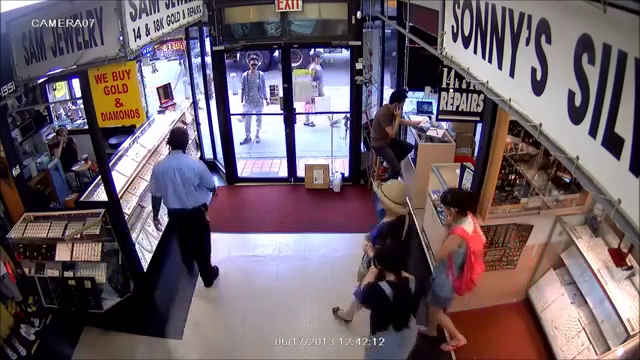
#> input picture frame 245 of videos/demo.mp4, 640 x 360 px
$ python peoplecounter.py   (older library calls are emulated)
#> lines starting #> are read from the running program, lines starting #| are printed output that depends on the picture
import numpy as np
import math
import csv
import cv2
import time
cap = cv2.VideoCapture('C:/openCVcode/videos/demo.mp4')
frame_now = cap.read()[1]
#> frame_now is the input picture: shape (360, 640, 3); mean B, G, R 102.5, 93.4, 107.7
print(frame_now.shape)
#| (360, 640, 3)
f=open('peoplecounter.csv','wt')
writer=csv.writer(f)
#fgbg = cv2.BackgroundSubtractorMOG2(history=20, varThreshold=30, bShadowDetection= True)
#fgbg = cv2.BackgroundSubtractorMOG2(history=20, varThreshold=30)
fgbg = cv2.bgsegm.createBackgroundSubtractorGMG()

def line1(x,y):
    return y - 80

def line2(x,y):
    return y - 160


crossedAbove = 0
crossedBelow = 0
points = set()
pointFromAbove = set()
pointFromBelow = set()

#fourcc = cv2.cv.CV_FOURCC(*'XVID')
#out = cv2.VideoWriter('pedestrianOutput.avi',fourcc, 25.0, (1920,1080))
font = cv2.FONT_HERSHEY_SIMPLEX
fo=cv2.FONT_HERSHEY_PLAIN
while(1):
    pointInMiddle = set()
    prev = points
    points = set()
    ret, frame = cap.read()
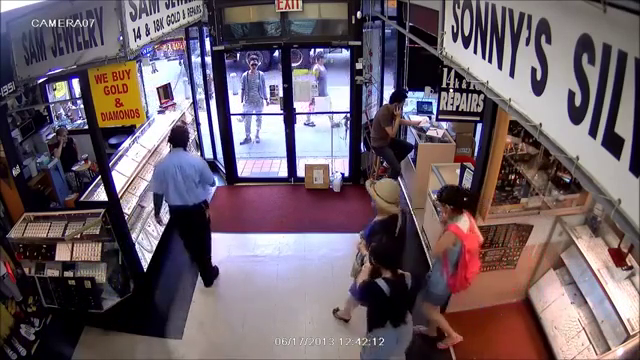
#> input picture frame 246 of videos/demo.mp4, 640 x 360 px
#> frame is the input picture: shape (360, 640, 3); mean B, G, R 102.3, 93.2, 107.7
    fgmask = frame
    #fgmask = cv2.blur(frame, (10,10))
    fgmask = fgbg.apply(fgmask)
#> fgmask: shape (360, 640); every value is 0
    fgmask = cv2.medianBlur(fgmask, 7)
    oldFgmask = fgmask.copy()
    contours,image = cv2.findContours(fgmask, cv2.RETR_EXTERNAL,1)
#> contours = []; image = None


    for contour in contours:
        x,y,w,h = cv2.boundingRect(contour)
        if w>40 and h>90:
            cv2.rectangle(frame,(x,y),(x+w,y+h),(0,255,0),2)
            point = (int(x+w/2.0), int(y+h/2.0))
            points.add(point)
#> this loop made 0 passes
#> after the loop, points = 0 items
    for point in points:
        (xnew, ynew) = point
        if line1(xnew, ynew) > 0 and line2(xnew, ynew) < 0:
            pointInMiddle.add(point)
        for prevPoint in prev:
            (xold, yold) = prevPoint
            dist = cv2.sqrt((xnew-xold)*(xnew-xold)+(ynew-yold)*(ynew-yold))
            if dist[0] <= 120:
                if line1(xnew, ynew) >= 0 and line2(xnew, ynew) <= 0:
                    if line1(xold, yold) < 0: # Point entered from line above
                        pointFromAbove.add(point)
                    elif line2(xold, yold) > 0: # Point entered from line below
                        pointFromBelow.add(point)
                    else:   # Point was inside the block
                        if prevPoint in pointFromBelow:
                            pointFromBelow.remove(prevPoint)
                            pointFromBelow.add(point)

                        elif prevPoint in pointFromAbove:
                            pointFromAbove.remove(prevPoint)
                            pointFromAbove.add(point)

                if line1(xnew, ynew) < 0 and prevPoint in pointFromBelow: # Point is above the line
                    print('One Crossed Above')
                    print(point)
                    crossedAbove += 1
                    localtime = time.asctime(time.localtime(time.time()))
                    writer.writerow(('People Going Out = '+str(crossedAbove),'People Going Down = '+str(crossedBelow),localtime))
                    pointFromBelow.remove(prevPoint)

                if line2(xnew, ynew) > 0 and prevPoint in pointFromAbove: # Point is below the line
                    print('One Crossed Below')
                    print(point)
                    crossedBelow += 1
                    localtime = time.asctime(time.localtime(time.time()))
                    writer.writerow(('People Going Out = ' + str(crossedAbove), 'People Going Down = ' + str(crossedBelow),localtime))
                    pointFromAbove.remove(prevPoint)
#> after the loop, crossedAbove = 0; crossedBelow = 0; pointFromAbove = 0 items; pointFromBelow = 0 items; pointInMiddle = 0 items


    for point in points:
        if point in pointFromBelow:
            cv2.circle(frame, point, 3, (255,0,255),6)
        elif point in pointFromAbove:
            cv2.circle(frame, point, 3, (0,255,255),6)
        else:
            cv2.circle(frame, point, 3, (0,0,255),6)
    #cv2.line(frame, (0,300), (1920,300), (255, 0, 0), 4)
    #cv2.line(frame, (0,500), (1920,500), (255, 0, 0), 4)
    cv2.line(frame, (0, 80), (352, 80), (255, 0, 0), 4)
    cv2.line(frame, (0, 160), (352, 160), (255, 0, 0), 4)

    print(crossedAbove,crossedBelow)
#| 0 0
    #cv2.putText(frame,'People Going Out = '+str(crossedAbove),(20,50), fo, 1,(255,255,255),1)
    #cv2.putText(frame,'People Coming In = '+str(crossedBelow),(20,100), fo, 1,(255,255,255),1)
    cv2.putText(frame,'People Going Out = '+str(6),(20,50), fo, 1,(255,255,255),1)
    cv2.putText(frame,'People Coming In = '+str(9),(20,100), fo, 1,(255,255,255),1)
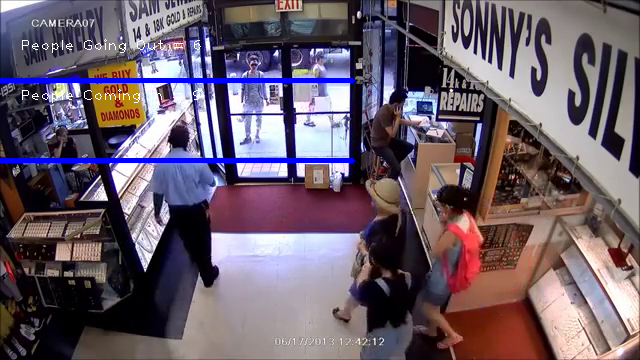
#> frame: shape (360, 640, 3); mean B, G, R 104.3, 91.7, 106
    cv2.imshow('a',oldFgmask)
    cv2.imshow('frame',frame)
    #out.write(frame)
    l = cv2.waitKey(1) & 0xff
#> (key Esc is pressed here)
    if l == 27:
        break
cap.release()
cv2.destroyAllWindows()

$ run again, starting later in the video
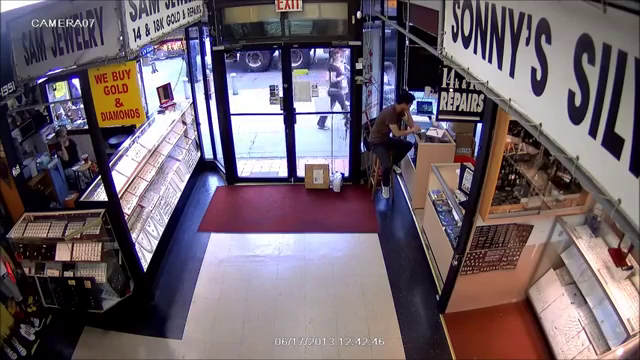
#> input picture frame 1102 of videos/demo.mp4, 640 x 360 px
#> frame_now is the input picture: shape (360, 640, 3); mean B, G, R 106.3, 97.2, 109.9
#| (360, 640, 3)
#> fgmask: shape (360, 640); every value is 0
#> contours = []; image = None
#> after the loop `for contour in contours:`: points = 0 items
#> after the loop `for point in points:`: crossedAbove = 0; pointFromAbove = 0 items
#| 0 0
#> `cv2.putText(frame,'People Coming In = '+str(9),(20,100), fo, 1,(255,25..`:
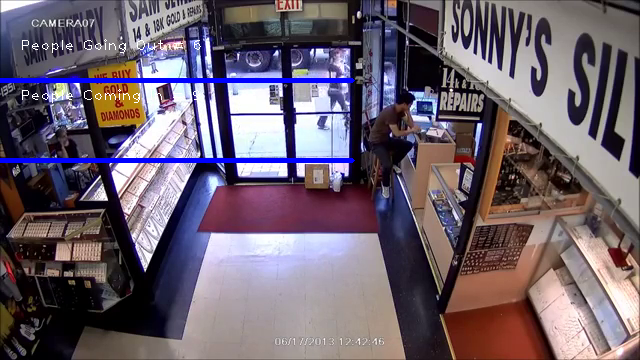
#> frame: shape (360, 640, 3); mean B, G, R 108.3, 95.6, 108.2

$ run again, starting later in the video
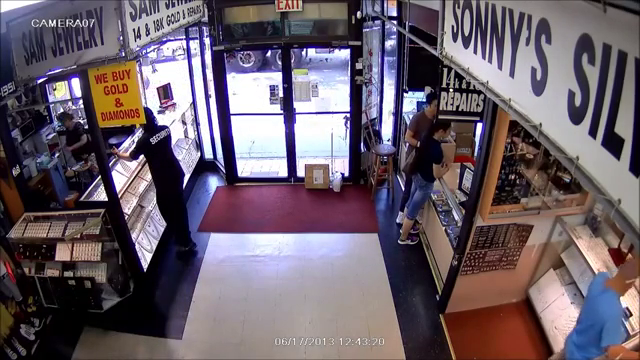
#> input picture frame 1960 of videos/demo.mp4, 640 x 360 px
#> frame_now is the input picture: shape (360, 640, 3); mean B, G, R 104.3, 93.9, 106.2
#| (360, 640, 3)
#> fgmask: shape (360, 640); every value is 0
#> contours = []; image = None
#> after the loop `for contour in contours:`: points = 0 items
#> after the loop `for point in points:`: crossedAbove = 0; pointFromAbove = 0 items
#| 0 0
#> `cv2.putText(frame,'People Coming In = '+str(9),(20,100), fo, 1,(255,25..`:
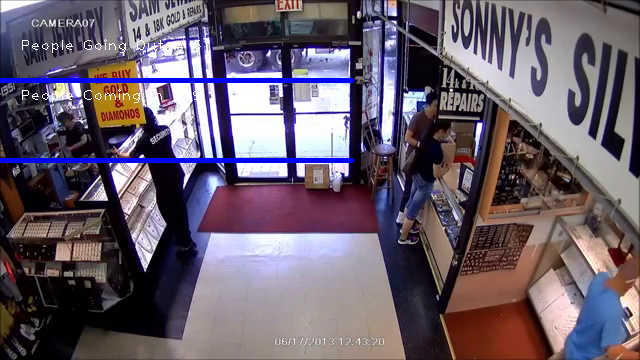
#> frame: shape (360, 640, 3); mean B, G, R 106.3, 92.3, 104.4
